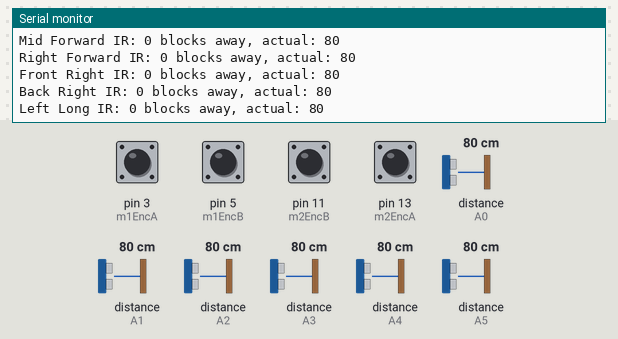
This sketch was run on a simulated Arduino Uno, built with avr-gcc and run on an emulated ATmega328P. On the bench: the last lines printed to the serial monitor. Inputs (shaded band) come from the test bench; at power-on: pin 3 (m1EncA), pin 5 (m1EncB), pin 11 (m2EncB), pin 13 (m2EncA) HIGH, distance to the obstacle (sensors on A0, A1, A2, A3, A4, A5) 80 cm.

Above: at 3.2 s.
3.3 s: distance to the obstacle (sensor on A0) set to 2 cm
At 4.25 s:
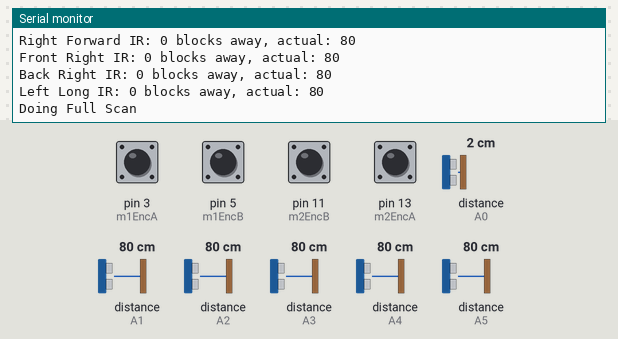
6.1 s: distance to the obstacle (sensor on A1) set to 2 cm
At 6.8 s:
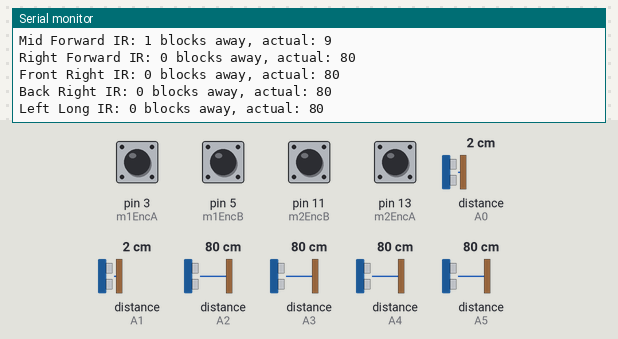
8.9 s: distance to the obstacle (sensor on A2) set to 2 cm
11.7 s: distance to the obstacle (sensor on A3) set to 2 cm
At 13.3 s:
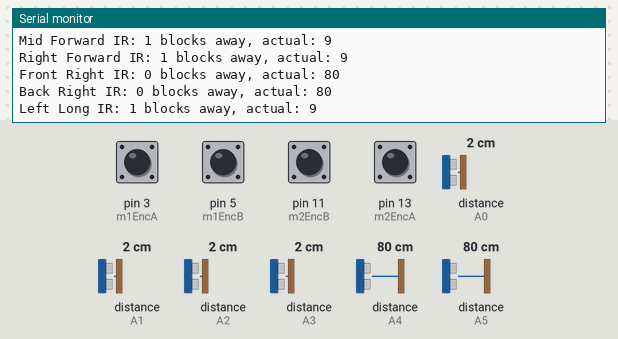
14.5 s: distance to the obstacle (sensor on A0) set to 18 cm
At 14.94 s:
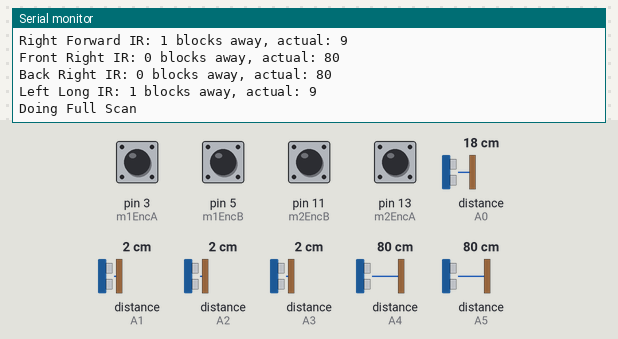
20.7 s: distance to the obstacle (sensor on A4) set to 2 cm
At 22.8 s:
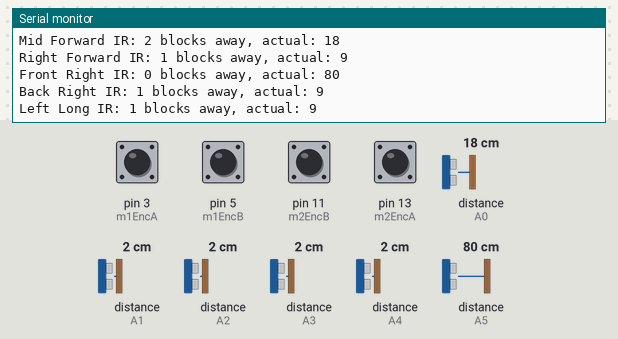
Timing chart, 0 to 24.3 s (numbered marks = the images above; inputs shaded):
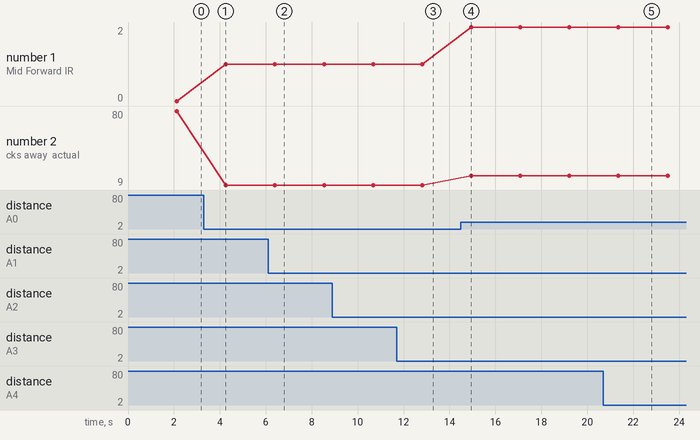

Measured:
- after the input at 6.1 s, the serial monitor: prints a new line after 0.30 s (image 2)
- after the input at 11.7 s, the serial monitor: prints a new line after 1.1 s (image 3)
- after the input at 20.7 s, the serial monitor: prints a new line after 0.67 s (image 5)
- plotted number 1: 0 → 1 after the input at 3.3 s, 1 → 2 after the input at 14.5 s
- plotted number 2: 80 → 9 after the input at 3.3 s, 9 → 18 after the input at 14.5 s

The sketch:

140318Robot02.ino
```cpp
#include <Streaming.h>
#include <SharpIR.h>
#include <DualVNH5019MotorShield.h>
#include "Settings.h"
#include "communication.h"
#include "RingBuffer.h"
RingBuffer usbBufferIn;

#ifdef DEBUG
#define D if(1)
#else
#define D if(0)                   //Change this: 1 = Debug mode, 0 = Disable debug prints
#endif

uint8_t last_sent = 0;
static int lastTicks[2] = {0, 0};
static int lastError;
static int totalErrors;

void setup() {
  Serial.begin(115200);
  RingBuffer_init(&usbBufferIn);
  D Serial.println("Robot: Hello World!");
  md.init();

  //Initialise Motor Encoder Pins, digitalWrite high to enable PullUp Resistors
  pinMode(m1EncA, INPUT);
  pinMode(m1EncB, INPUT);
  pinMode(m2EncA, INPUT);
  pinMode(m2EncB, INPUT);

  //Innitializes the Motor Encoders for Interrupts
  pciSetup(m1EncA);
  pciSetup(m1EncB);
  pciSetup(m2EncA);
  pciSetup(m2EncB);

  delay(2000);
  D Serial.println("Initializations Done");

  //calibrateCORNER();
  //delay(100);
  /*
  goLEFT(90);
  delay(100);
  goLEFT(90);
  delay(100);
  goLEFT(90);
  delay(100);
  goLEFT(90);
  delay(100);
  goLEFT(90);
  delay(100);
  goLEFT(90);
  delay(100);
  goLEFT(90);
  delay(100);
  goLEFT(90);
  delay(100);
  */
  //goFORWARD(blockToTicks(1));
  //delay(250);
  //goFORWARD(blockToTicks(1));
  //delay(250);
  //goFORWARD(blockToTicks(1));
  //delay(250);
  //goFORWARD(blockToTicks(1));
  //delay(250);
  //goFORWARD(blockToTicks(1));
}

void loop() {
  stringCommands();
  delay(1500);
//  commWithRPI();
}


//------------Functions for robot movements------------//
void goFORWARD(int distance) {
  long lastTime = micros();
  int setSpdR = 300;
  int setSpdL = 306;
  resetMCounters();
  lastError = 0;
  totalErrors = 0;
  lastTicks[0] = 0;
  lastTicks[1] = 0;
  int i = 50;
  while (i < 301) {
    if (micros() - lastTime > 50) {
      md.setSpeeds(i, i + 10);
      i++;
      lastTime = micros();
    }
  }

  lastTime = millis();
  delay(50);

  if (distance <= 1192) {
    while (mCounter[0] < distance && mCounter[1] < distance) {
      //Serial<< "mCounter[0] = " << mCounter[0] << " mCounter[1] = " << mCounter[1] <<endl;
      if (millis() - lastTime > 100) {
        PIDControl(&setSpdR, &setSpdL, 140, 7, 15, 0); //By block
        lastTime = millis();
        md.setSpeeds(setSpdR, setSpdL);
      }
    }
  } else {
    while (mCounter[0] < distance - 445 && mCounter[1] < distance - 445) {
      //Serial<< "mCounter[0] = " << mCounter[0] << " mCounter[1] = " << mCounter[1] <<endl;
      if (millis() - lastTime > 100) {
        PIDControl(&setSpdR, &setSpdL, 100, 7, 15, 0); //Long distance
        lastTime = millis();
        md.setSpeeds(setSpdR, setSpdL);
      }
    }
    i = 0;
    lastTime = micros();
    while (mCounter[0] < distance && mCounter[1] < distance) {
      if (micros() - lastTime > 50) {
        md.setSpeeds(setSpdR - i, setSpdL - i);
        i++;
        if (i > 100)
          i = 100;
        lastTime = micros();
      }
    }
  }
  md.setBrakes(400, 400);
}

void goRIGHT(int angle) {
  int setSpdR = -300;              //Right motor
  int setSpdL = 306;              //Left motor
  long lastTime = millis();
  lastError = 0;
  totalErrors = 0;
  lastTicks[0] = 0;
  lastTicks[1] = 0;
  resetMCounters();

  md.setSpeeds(setSpdR, setSpdL);
  delay(50);
  while (mCounter[0] < angleToTicks(angle) - turnRightTicks - 200 && mCounter[1] < angleToTicks(angle) - turnRightTicks - 200) {
    if (millis() - lastTime > 100) {
      PIDControl(&setSpdR, &setSpdL, 150, 6, 15, 1);
      lastTime = millis();
      md.setSpeeds(setSpdR, setSpdL);
    }
  }
  int i = 0;
  lastTime = micros();
  while (mCounter[0] < angleToTicks(angle) - turnRightTicks && mCounter[1] < angleToTicks(angle) - turnRightTicks) {
    if (micros() - lastTime > 50) {
      md.setSpeeds(setSpdR + i, setSpdL - i);
      i++;
      if (i > 100)
        i = 100;
      lastTime = micros();
    }
  }
  md.setBrakes(400, 400);
}

void goLEFT(int angle) {
  int setSpdR = 300;              //Right motor
  int setSpdL = -306;              //Left motor
  long lastTime = millis();
  lastError = 0;
  totalErrors = 0;
  lastTicks[0] = 0;
  lastTicks[1] = 0;
  resetMCounters();

  md.setSpeeds(setSpdR, setSpdL);
  delay(50);

  while (mCounter[0] < angleToTicks(angle) - turnLeftTicks - 200 && mCounter[1] < angleToTicks(angle) - turnLeftTicks - 200) {
    if (millis() - lastTime > 100) {
      PIDControl(&setSpdR, &setSpdL, 150, 6, 15, -1);
      lastTime = millis();
      md.setSpeeds(setSpdR, setSpdL);
    }
  }
  int i = 0;
  lastTime = micros();
  while (mCounter[0] < angleToTicks(angle) - turnLeftTicks && mCounter[1] < angleToTicks(angle) - turnLeftTicks) {
    if (micros() - lastTime > 50) {
      md.setSpeeds(setSpdR - i, setSpdL + i);
      i++;
      if (i > 100)
        i = 100;
      lastTime = micros();
    }
  }
  md.setBrakes(400, 400);
}

//Direction(dr): -1 = left, 0 = straight, 1 = right
void PIDControl(int *setSpdR, int *setSpdL, int kP, int kI, int kD, int dr) {
  int adjustment;
  int error = (mCounter[1] - lastTicks[1]) - (mCounter[0] - lastTicks[0]);            //0 = right motor, 1 = left motor, lesser tick time mean faster
  int errorRate = error - lastError;
  lastError = error;
  lastTicks[0] = mCounter[0];
  lastTicks[1] = mCounter[1];
  totalErrors += 2;                                                           //Add up total number of errors (for Ki)
  if (error != 0) {                                                           //if error exists
    adjustment = ((kP * error) - (kI * totalErrors) + (kD * errorRate)) / 100;
    if (dr == 1 || dr == -1) {
      *setSpdR += -adjustment * dr;
      *setSpdL -= adjustment * dr;
    }
    else {
      *setSpdR += adjustment;
      *setSpdL -= adjustment;
    }
  }
}

void calibrateRIGHT() {
  scanRIGHT(&irRightReadings[0]);
  int turnTicks = 0;
  while (irRightReadings[0] != irRightReadings[1] && abs(irRightReadings[0] - irRightReadings[1] < 7)) {
    resetMCounters();

    turnTicks = (irRightReadings[0] - irRightReadings[1]) * 8;

    if (abs((irRightReadings[0] - irRightReadings[1]) == 1) && abs(turnTicks) > 2) {
      turnTicks -= 1;
    }
    if (turnTicks > 0) {
      while (mCounter[0] < abs(turnTicks) && mCounter[1] < abs(turnTicks)) {
        md.setSpeeds(-150, 150);
      }
    }
    else {
      while (mCounter[0] < abs(turnTicks) && mCounter[1] < abs(turnTicks)) {
        md.setSpeeds(150, -150);
      }
    }
    md.setBrakes(400, 400);
    delay(100);
    scanRIGHT(&irRightReadings[0]);
  }
}

void calibrateFRONT() {
  scanFORWARD(&irFrontReadings[0]);
  int turnTicks = 0;
  while (irFrontReadings[2] != 9 && irFrontReadings[0] != 9) {
    resetMCounters();
    turnTicks = (irFrontReadings[0] - 9) * 20;
    if (turnTicks > 0) {
      while (mCounter[0] < abs(turnTicks) && mCounter[1] < abs(turnTicks)) {
        md.setSpeeds(200, 200);
      }
    }
    else {
      while (mCounter[0] < abs(turnTicks) && mCounter[1] < abs(turnTicks)) {
        md.setSpeeds(-200, -200);
      }
    }
    md.setBrakes(400, 400);
    delay(100);
    scanFORWARD(&irFrontReadings[0]);
  }
}

void calibrateCORNER() {
  calibrateRIGHT();
  delay(100);
  calibrateFRONT();
  delay(100);
  goRIGHT(90);
  delay(100);
  calibrateFRONT();
  delay(100);
  goLEFT(90);
  delay(100);
  calibrateRIGHT();
}

int angleToTicks(long angle) {
  if (angle == 90)
    return 16800 * angle / 1000;
  else
     return 17300 * angle / 1000;
}

int blockToTicks(int blocks) {
  if (blocks == 1)
    return (1183 - 98) * blocks;
  else
    return 1192 * blocks;
}


//------------Functions for Checklists------------//

void checkDistance() {
  scanLEFT();
  //Serial << "Block is : " << irLeftReading / 10 * 10 << " away" << endl;
}


//------------Functions for IR Sensors------------//
void scanFORWARD(int *pData) {
  pData[0] = lfwdIrVal.distance(); //Left
  pData[1] = mfwdIrVal.distance(); // Middle
  pData[2] = rfwdIrVal.distance(); //Right
  D Serial << "FORWARD: <- Left: " << pData[0] << " () Mid: " << pData[1] << " -> Right: " << pData[2] << " \n" << endl;
}

void scanRIGHT(int *pData) {
  pData[0] = frgtIrVal.distance(); //Right Front
  pData[1] = brgtIrVal.distance(); //Right Back
  D Serial << "RIGHT: -> Right(Short): " << pData[0] << " -> Right(Long): " << pData[1] << " \n" << endl;
}

void scanLEFT() {
  irLeftReading = flftIrVal.distance();
  D Serial << "LEFT: <- Left(Long): " << irLeftReading << " \n" << endl;
}


//------------Functions for Motors------------//
void resetMCounters() {
  mCounter[0] = 0;
  mCounter[1] = 0;
}

//ISR for Motor 1 (Right) Encoders
ISR(PCINT2_vect) {
  mCounter[0]++;
  //Serial.print(" Motor 1: ");
  //Serial.println(mCounter[0]);
}

//ISR for Motor 2 (Left) Encoders
ISR(PCINT0_vect) {
  mCounter[1]++;
  //Serial.println(mCounter[1]);
}

//Standard function to enable interrupts on any pins
void pciSetup(byte pin) {
  *digitalPinToPCMSK(pin) |= bit (digitalPinToPCMSKbit(pin));  // enable pin
  PCIFR  |= bit (digitalPinToPCICRbit(pin)); // clear any outstanding interrupt
  PCICR  |= bit (digitalPinToPCICRbit(pin)); // enable interrupt for the group
}


//------------Functions for communications------------//
void commWithRPI() {
  static int calCounter = 0;
  if (Serial.available() > 0) {
    putIncomingUSBMessageToBuffer();
    int traversalIndex = 0;
    uint8_t tmpInBuffer = 0;

    if (usbBufferIn.count >= 6) {
      //Serial.println("Writing to buffer");
      if (RingBuffer_get( & usbBufferIn, & tmpInBuffer, 0) == true && tmpInBuffer == '~') {
        uint8_t messageType = 0;
        if (RingBuffer_get( & usbBufferIn, & tmpInBuffer, 1) == true) {
          messageType = tmpInBuffer;
        }

        if (messageType == ARDUINO_INSTRUCTION) {
          if (5 < usbBufferIn.count) {
            if (RingBuffer_get( & usbBufferIn, & tmpInBuffer, 5) == true && tmpInBuffer == '!') {

              InstructionMessage instructMsg;

              RingBuffer_get( & usbBufferIn, & instructMsg.id, 2);
              RingBuffer_get( & usbBufferIn, & instructMsg.action, 3);
              RingBuffer_get( & usbBufferIn, & instructMsg.obstacleInFront, 4);

              //if (last_sent == instructMsg.id && alreadyReceived == false) {

              alreadyReceived = true;
              yetToReceiveAck = false;
              switch (instructMsg.action) {
                case TURN_LEFT:
                  goLEFT(90);
                  delay(200);
                  calCounter++;
                  sendStatusUpdate();
                  incrementID();
                  alreadyReceived = false;
                  break;
                case TURN_RIGHT:
                  goRIGHT(90);
                  delay(200);
                  calCounter++;
                  sendStatusUpdate();
                  incrementID();
                  alreadyReceived = false;
                  break;
                case FORWARD:
                  goFORWARD(blockToTicks(1));
                  delay(200);
                  calCounter++;
                  sendStatusUpdate();
                  incrementID();
                  alreadyReceived = false;
                  break;
                case CAL_CORNER:
                  calibrateCORNER();
                  delay(200);
                  calCounter = 0;
                  sendStatusUpdate();
                  incrementID();
                  alreadyReceived = false;
                  break;

                case CAL_SIDE:
                  if (calCounter >= 4 || ((irRightReadings[0] != irRightReadings[1]) && abs(irRightReadings[0] - irRightReadings[1] < 7))) {
                    calibrateRIGHT();
                    if ((irRightReadings[0] <= 7 || irRightReadings[0] >= 10) && abs(irRightReadings[0] - irRightReadings[1] < 7)) {
                      goRIGHT(90);
                      calibrateFRONT();
                      goLEFT(90);
                    }
                  }
                  calCounter = 0;
                  delay(200);
                  sendStatusUpdate();
                  incrementID();
                  alreadyReceived = false;
                  break;

                case SCAN:
                  delay(200);
                  sendStatusUpdate();
                  incrementID();
                  alreadyReceived = false;

                  break;

                case START:
                  //                  calibrateRIGHT();
                  delay(200);
                  sendStatusUpdate();
                  incrementID();
                  alreadyReceived = false;
                  break;
                case STOP:
                  yetToReceiveAck = false;
                  break;
                case TURN_ABOUT:
                  goLEFT(180);
                  delay(200);
                  sendStatusUpdate();
                  incrementID();
                  alreadyReceived = false;
                  break;
              }
              RingBuffer_erase( & usbBufferIn, 6);
              //}

            } else {
              RingBuffer_pop( & usbBufferIn);
            }
          }
        } else if (messageType == ARDUINO_STREAM) {
          StreamMessage streamMsg;
          uint8_t payloadSize = 0;
          // may not matter
          RingBuffer_get(&usbBufferIn, &streamMsg.id, 2);
          RingBuffer_get(&usbBufferIn, &payloadSize, 3);

          uint8_t tmpInBuffer;
          if (4 + payloadSize <= usbBufferIn.count) {
            if (RingBuffer_get(&usbBufferIn, &tmpInBuffer, 4 + payloadSize) == true && tmpInBuffer == '!') {
              uint8_t tmpPayload[payloadSize] = {0};
              for (int i = 0; i < payloadSize; i++) {
                RingBuffer_get(&usbBufferIn, &(tmpPayload[i]), 4 + i);
              }
              memcpy(streamMsg.streamActions, &tmpPayload, payloadSize);
              //Serial.println( payloadSize + 5);
              //Serial.println(usbBufferIn.count);

              //Serial.println(usbBufferIn.count);
              for (int i = 0; i < payloadSize; i++) {
                int forwardCount = 0;
                uint8_t action = streamMsg.streamActions[i];


                switch (action) {
                  case FORWARD:
                    forwardCount = 1;
                    while (true) {
                      if ((i + 1) < payloadSize && streamMsg.streamActions[i + 1] == FORWARD) {
                        forwardCount++;
                        i++;
                      }
                      else {
                        break;
                      }
                    }
                    goFORWARD(blockToTicks(forwardCount));
                    delay(200);
                    //sendStatusUpdate();
                    //incrementID();
                    //alreadyReceived = false;
                    break;
                  case TURN_RIGHT:
                    goRIGHT(90);
                    delay(200);
                    //sendStatusUpdate();
                    //incrementID();
                    //alreadyReceived = false;
                    break;
                  case TURN_LEFT:
                    goLEFT(90);
                    delay(200);
                    //sendStatusUpdate();
                    //incrementID();
                    //alreadyReceived = false;
                    break;
                }

              }
			  sendStatusUpdate();
              incrementID();
              alreadyReceived = false;
              RingBuffer_erase(&usbBufferIn, payloadSize + 5);
            }
          }
        }
      } else {
        RingBuffer_pop( & usbBufferIn);
      }
    }
  }

  if (millis() > timer + timeout && yetToReceiveAck) {
    resendStatusUpdate();
  }
}

void stringCommands() {
  static int calCounter = 0;
  //int commands[] = {1,1,1,1,2,1,1,1,1,1,1,3,1,1,1,1,1,3,1,1,1,1,3,1,2,1,1,2,1,1,1,1,2,1,2,1,1,1,3,1,1,1,1,3,1,1,1,2,0};
  //int commands[] = {4,1,4,1,4,1,4,0};
  //int commands[] = {3,3,3,3,1,1,1,0};
  //int commands[] = {2,2,2,2,1,1,1,0};
  //  int commands[] = {4,1,0};
  int commands[] = {5};
  static int x;
  switch (commands[x]) {
    case 1:
      Serial.println("Moving forward");
      goFORWARD(blockToTicks(1));
      calCounter++;
      break;

    case 2:
      Serial.println("Moving left");
      goLEFT(90);
      calCounter++;
      break;

    case 3:
      Serial.println("Moving right");
      goRIGHT(90);
      calCounter++;
      break;

    case 4:
      Serial.println("Calibrate Right");
      scanRIGHT(&irRightReadings[0]);
      if (calCounter >= 4 || ((irRightReadings[0] != irRightReadings[1]) && abs(irRightReadings[0] - irRightReadings[1] < 7))) {
        calibrateRIGHT();
        if ((irRightReadings[0] <= 7 || irRightReadings[0] >= 11) && abs(irRightReadings[0] - irRightReadings[1] < 7)) {
          goRIGHT(90);
          calibrateFRONT();
          goLEFT(90);
        }
      }
      calCounter = 0;
      break;

    case 5:
      Serial.println("Doing Full Scan");
      scanFORWARD(&irFrontReadings[0]);
      scanLEFT();
      scanRIGHT(&irRightReadings[0]);
      Serial << "Left Forward IR: " << shortIrVal((irFrontReadings[0] - lfwdIrOS), 4, 35) << " blocks away, actual: " << irFrontReadings[0] << endl;
      Serial << "Mid Forward IR: " << shortMidIrVal((irFrontReadings[1] - mfwdIrOS), 4, 37) << " blocks away, actual: " << irFrontReadings[1] << endl;
      Serial << "Right Forward IR: " << shortIrVal((irFrontReadings[2] - rfwdIrOS), 4, 35) << " blocks away, actual: " << irFrontReadings[2] << endl;
      Serial << "Front Right IR: " << shortIrVal((irRightReadings[0] - frgtIrOS), 4, 35) << " blocks away, actual: " << irRightReadings[0] << endl;
      Serial << "Back Right IR: " << shortIrVal((irRightReadings[1] - brgtIrOS), 4, 35) << " blocks away, actual: " << irRightReadings[1] << endl;
      Serial << "Left Long IR: " << longIrVal((irLeftReading - flftIrOS), 7, 65) << " blocks away, actual: " << irLeftReading << endl;
      break;

    case 6:
      Serial.println("Calibrate At Corner");
      calibrateCORNER();
      calCounter = 0;
      break;
    case 7:
      Serial.println("About Turn");
      goLEFT(180);
      calCounter++;
      break;
  }
  delay(500);

  if (x <= sizeof(commands) / sizeof(int)) {
    x++;
  }
}

uint8_t shortIrVal(uint8_t val, uint8_t blockThreshold, uint8_t cmThreshold) {
  uint8_t newVal = val / 10;
  if (newVal >= blockThreshold || val >= cmThreshold) {
    newVal = 0;
  }
  return newVal;
}

uint8_t shortMidIrVal(uint8_t val, uint8_t blockThreshold, uint8_t cmThreshold) {
  uint8_t newVal = val / 10;
  if(val + mfwdIrOS <= 10){
    newVal = 1;
  }

  else if (newVal >= blockThreshold || val >= cmThreshold) {
    newVal = 0;
  }
  return newVal;
}

uint8_t longIrVal(uint8_t val, uint8_t blockThreshold, uint8_t cmThreshold) {
  uint8_t newVal = val / 10;
  if(val + flftIrOS <= 20){
    newVal = 1;
  }

  else if (newVal >= blockThreshold || val >= cmThreshold) {
    newVal = 0;
  }
  return newVal;
}

void putIncomingUSBMessageToBuffer() {
  uint8_t tmpBuffer[1024] = {0}; //not allocated
  uint8_t length = 0;

  while (Serial.available()) {
    tmpBuffer[length] = Serial.read();
    length++;
  }
  if (length) {
    for (uint16_t i = 0; i < length; i++) {
      RingBuffer_push(&usbBufferIn, tmpBuffer[i]);
    }
  }
}

void resendStatusUpdate() {
  decrementID();
  sendStatusUpdate();
  incrementID();
}

void sendStatusUpdate() {
  int threshold = 35 ;
  scanFORWARD(&irFrontReadings[0]);
  scanLEFT();
  scanRIGHT(&irRightReadings[0]);

  // Put sensor readings here
  StatusMessage statusPayload;
  statusPayload.id = last_sent;
  statusPayload.front1 = shortIrVal((irFrontReadings[0] - lfwdIrOS), 4, 35);
  statusPayload.front2 = shortMidIrVal((irFrontReadings[1] - mfwdIrOS), 4, 37);
  statusPayload.front3 = shortIrVal((irFrontReadings[2] - rfwdIrOS), 4, 35);
  statusPayload.right1 = shortIrVal((irRightReadings[0] - frgtIrOS), 4, 35);
  statusPayload.right2 = shortIrVal((irRightReadings[1] - brgtIrOS), 4, 35);
  statusPayload.left1 = shortIrVal((irLeftReading - flftIrOS), 7, 65);
  statusPayload.reached = 1;

  // Crafts message to send
  Message msg;
  msg.type = ARDUINO_UPDATE;
  memcpy(&msg.payload, &statusPayload, 8);

  uint8_t tmpOutBuffer[64] = {0};
  tmpOutBuffer[0] = '~';
  memcpy(&tmpOutBuffer[1], &msg, 9);
  tmpOutBuffer[10] = '!';

  Serial << '~' << (int)tmpOutBuffer[1] << (int)tmpOutBuffer[2] << (int)tmpOutBuffer[3] << (int)tmpOutBuffer[4] << (int)tmpOutBuffer[5] << (int)tmpOutBuffer[6] << (int)tmpOutBuffer[7] << (int)tmpOutBuffer[8] << (int)tmpOutBuffer[9] << '!' << endl;
  Serial.flush();

  //start_timer()
  timer = millis();
  yetToReceiveAck = true;
}

void incrementID() {
  last_sent = (last_sent + 1) % 10;
}

void decrementID() {
  if (last_sent == 0) {
    last_sent = 9;
  }
  else {
    last_sent = last_sent - 1;
  }
}
```

Source omitted: RingBuffer.h (2230 bytes), RingBuffer.ino (2627 bytes), communication.h (1500 bytes), Settings.h (3052 bytes)
